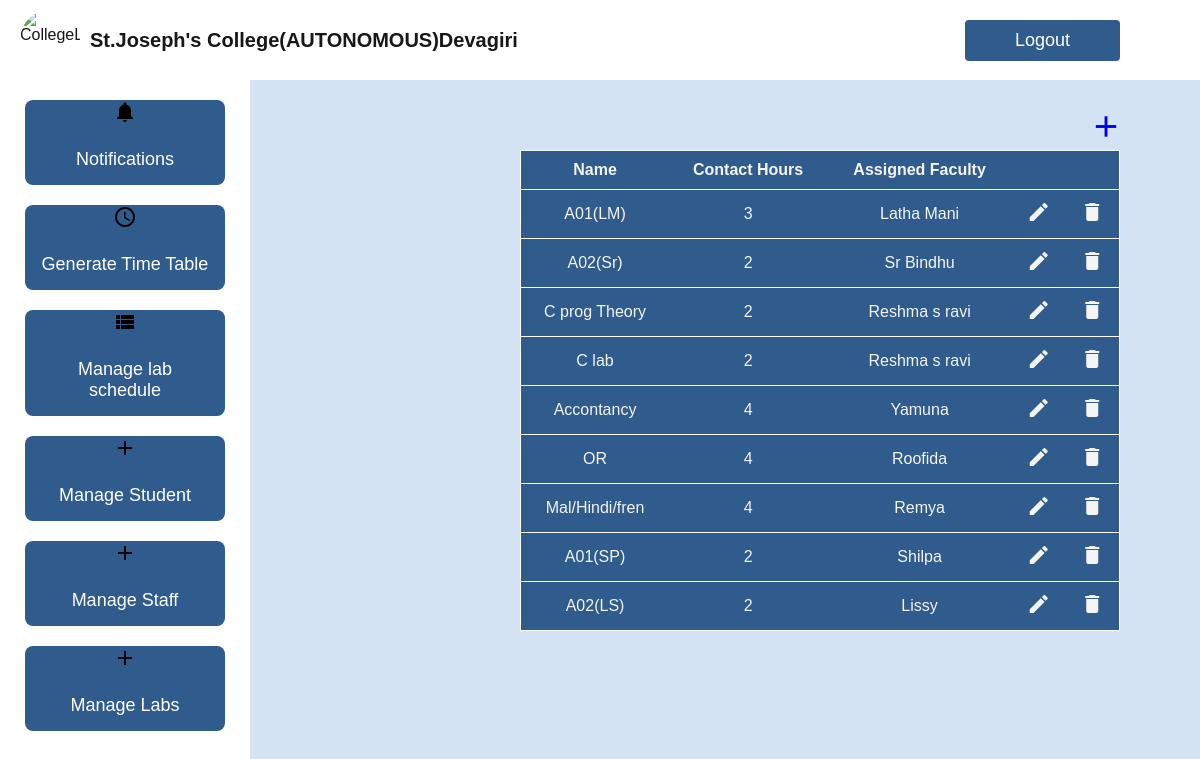
/administrator/viewsubjects/, run on the app's committed database.
### administrator/models.py (models this page shows, shortened)
class Subject1(models.Model):
    name = models.CharField(max_length=100)
    contact_hours = models.IntegerField()
    faculty = models.ForeignKey(Faculty1, on_delete=models.CASCADE)

class Faculty1(models.Model):
    loginid=models.ForeignKey(Userprofile,on_delete=models.CASCADE,null=True,blank=True)
    name = models.CharField(max_length=100)
    address=models.CharField(max_length=100)
    email=models.CharField(max_length=100)
    phone=models.CharField(max_length=100)

### administrator/views.py (the view)
# urls.py: path('viewsubjects/',Viewsubjects.as_view(),name='viewsubjects'),
class Viewsubjects(View):
    def get(self,request):
        s=Subject1.objects.all()
        return render(request,'admin/viewsubjects.html',{'subjects':s})

### templates/admin/viewsubjects.html (shortened to what this page needs)
{% extends 'admin/adminbase.html' %}
{%block body%}
  <div class="plusbutton">
    <a href="/administrator/addsubjects/"><i class="material-icons" style="font-size: 35px;">add</i></a>
  </div>
    <div>
      <table id="table1">
        <tr>
            <th>Name</th>
            <th>Contact Hours</th>
            <th>Assigned Faculty</th>
            </tr>
           {% for i in subjects %}
            <tr>
                <td>{{i.name}}</td>
                <td>{{i.contact_hours}}</td>
                <td>{{i.faculty.name}}</td>
                <td><a href="/administrator/updatesubjects/{{i.id}}"><i class="material-icons" style="color: whitesmoke;">edit</i></a></td>
                <td><a href="/administrator/Deletesubjects/{{i.id}}"><i class="material-icons" style="color: whitesmoke;">delete</i></a></td>
        </tr>
        {% endfor %}
    </table>
    </div>
{% endblock %}

### templates/admin/adminbase.html (style rules this page uses)
* { font-family: Arial, sans-serif; margin: 0; padding: 0; box-sizing: border-box; }
body { background: url("D:\ssk.png") no-repeat; background-size: cover; }
body { background-color: rgb(211, 227, 244); }

### templates/admin/viewsubjects.html (style rules this page uses)
#table1 { width: 50%; border-collapse: collapse; background-color: #2f5b8d; border:1px solid black; margin-left: 520px; }
th,td { padding: 10px; text-align: center; color: whitesmoke; }
tr { border:1px solid white; }
* { font-family: Arial, sans-serif; margin: 0; padding: 0; box-sizing: border-box; }
.plusbutton { margin-left: 1012px; border-radius: 5px; text-align: center; font-size: 25px; margin-top:109px; }

### data on the page
Subject1: name "A01(LM)", contact_hours "3", faculty.name "Latha Mani"
Subject1: name "A02(Sr)", contact_hours "2", faculty.name "Sr Bindhu"
Subject1: name "C prog Theory", contact_hours "2", faculty.name "Reshma s ravi"
Subject1: name "C lab", contact_hours "2", faculty.name "Reshma s ravi"
Subject1: name "Accontancy", contact_hours "4", faculty.name "Yamuna"
Subject1: name "OR", contact_hours "4", faculty.name "Roofida"
Subject1: name "Mal/Hindi/fren", contact_hours "4", faculty.name "Remya"
Subject1: name "A01(SP)", contact_hours "2", faculty.name "Shilpa"
Subject1: name "A02(LS)", contact_hours "2", faculty.name "Lissy"
